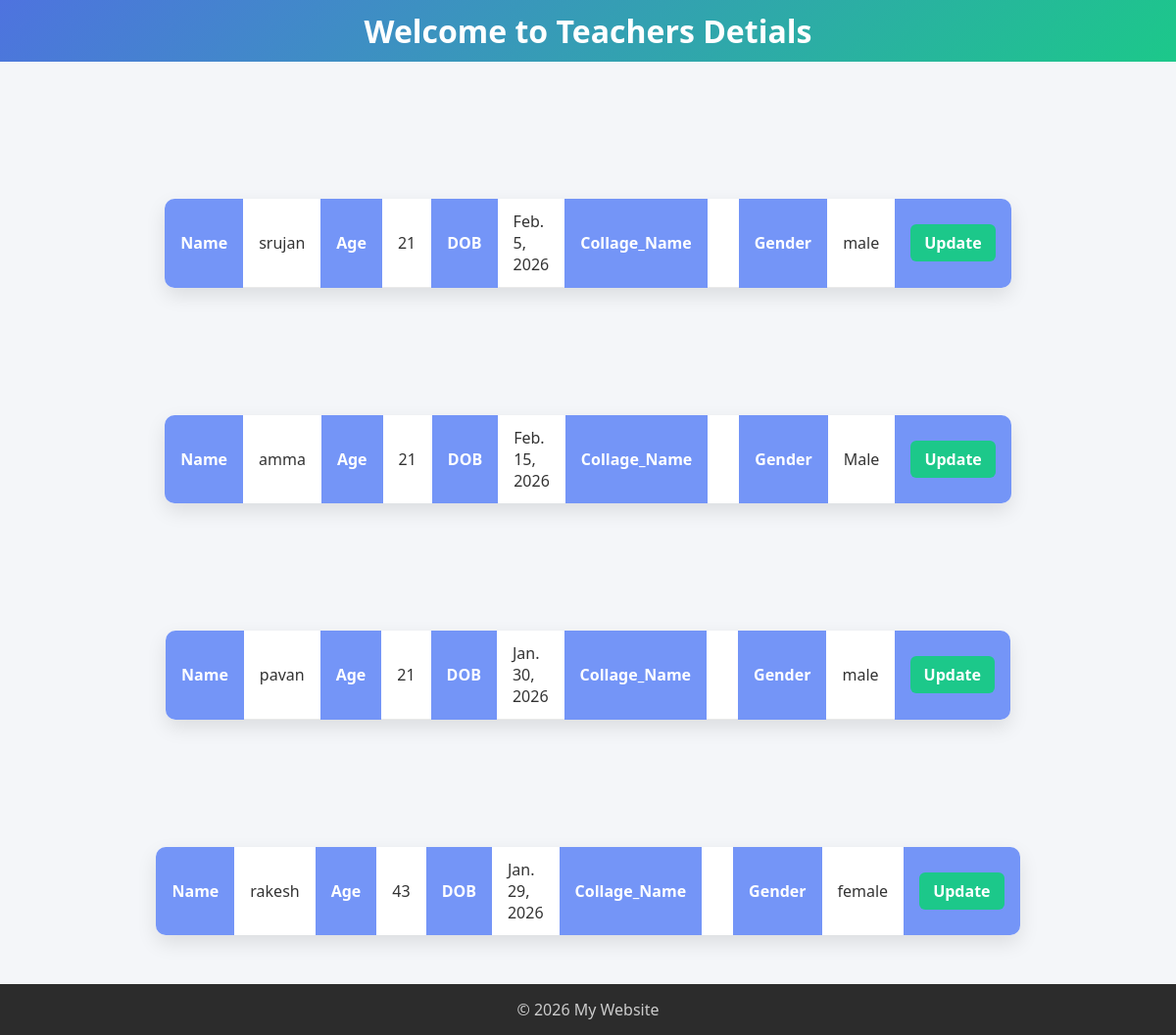
The app's page /karthik/app2/Teachers.html with its own data.
### app1/models.py (models this page shows, shortened)
class Teachers(models.Model):
    name = models.CharField(max_length=100)
    age = models.IntegerField(null=True,blank=True)
    Password = models.CharField(null=True,blank=True)
    Address = models.CharField(null=True,blank=True)
    DOB = models.DateField(null=True,blank=True)
    Gender = models.CharField(null=True,blank=True)

### app1/views.py (the view)
# urls.py: path('app2/Teachers.html', app1,name='app1'),
def app1(request):
 teachers = Teachers.objects.all()
 return render(request,'Teachers.html',{'teachers':teachers})

### templates/Teachers.html (shortened to what this page needs)
{% load static %}
<!DOCTYPE html>
<html lang="en">
<head>
 <link rel="stylesheet" href="{% static 'teachers.css' %}">
</head>
<body>
    <header>
        <h1>Welcome to Teachers Detials</h1>
    </header>
    <main>
        <section>
            {%  for teachers in teachers %}
           <center>
            <table>
             <tr><th>Name</th>
                <td>{{teachers.name}}</td>  <br>
                <th>Age</th>
                <td>{{teachers.age}}</td><br>
                <th>DOB</th>
                <td>{{teachers.DOB}}</td><br>
                <th>Collage_Name</th>
                <td>{{teachers.Collage_Name}}</td><br>
                <th>Gender</th>
                <td>{{teachers.Gender}}</td><br>
    <th><a href="{% url 'update' teachers.id %}">Update</a></th>
           </table>
           </center>
                    {% endfor %}
        </section>
    </main>
    <footer>
        <p>© 2026 My Website</p>
    </footer>
</body>
</html>

### static/teachers.css (style rules this page uses)
* { margin: 0; padding: 0; box-sizing: border-box; font-family: "Segoe UI", Tahoma, Geneva, Verdana, sans-serif; }
body { background: #f4f6f9; color: #333; }
header { background: linear-gradient(135deg, #4e73df, #1cc88a); color: white; padding: 10px; text-align: center; }
main { padding: 20px 10px; }
table { width: 50%; margin: 10px auto; border-collapse: collapse; background: #ffffff; box-shadow: 0 8px 20px rgba(0, 0, 0, 0.1); border-radius: 10px; overflow: hidden; }
th { background: #7495f7; color: #fff; text-align: left; padding: 12px 16px; width: 30%; }
td { padding: 12px 16px; border-bottom: 1px solid #eaeaea; }
a { text-decoration: none; background: #1cc88a; color: white; padding: 8px 14px; border-radius: 6px; font-weight: 600; transition: 0.3s ease; }
footer { margin-top: 20px; background: #2c2c2c; color: #ccc; text-align: center; padding: 15px; }

### records on screen
Teachers: name "srujan", age "21", DOB "Feb. 5, 2026", Gender "male"
Teachers: name "amma", age "21", DOB "Feb. 15, 2026", Gender "Male"
Teachers: name "pavan", age "21", DOB "Jan. 30, 2026", Gender "male"
Teachers: name "rakesh", age "43", DOB "Jan. 29, 2026", Gender "female"
